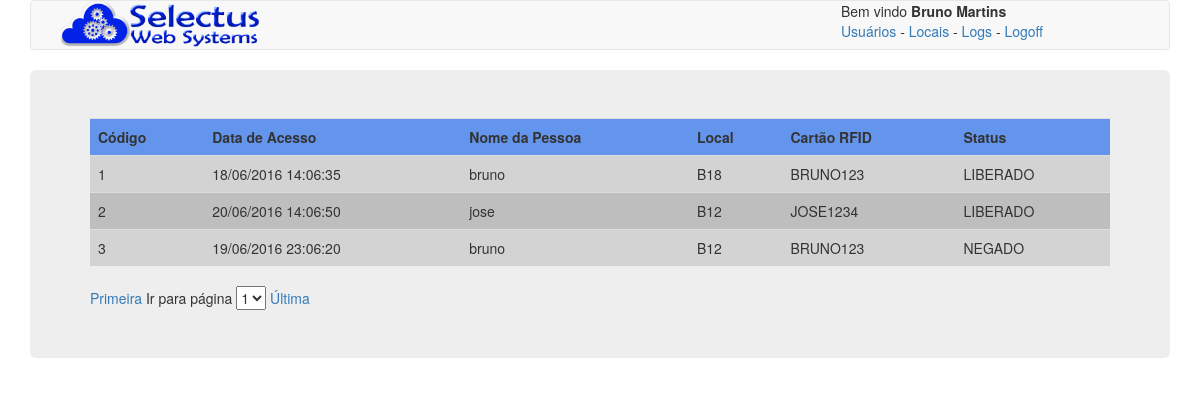
The page /index.php?pag=14 (signed in) on the database its author committed.
### tables this page shows
CREATE TABLE `logacesso` (
  `id` int(11) NOT NULL,
  `data_acesso` timestamp NOT NULL DEFAULT CURRENT_TIMESTAMP ON UPDATE CURRENT_TIMESTAMP,
  `pessoa` varchar(10) NOT NULL,
  `local` varchar(10) DEFAULT NULL,
  `tag` varchar(10) DEFAULT NULL,
  `situacao` varchar(25) DEFAULT NULL
);

### config/conexao.php (called while the page is built, shortened)
<?php
function busca($conexao, $query) {
    try {
        mysqli_set_charset($conexao, "utf8");
        return mysqli_query($conexao, $query);
    } catch (Exception $e) {
        desconecta($conexao);
        return NULL;
    }
}
?>

### logs.php (the view, shortened to what this page needs)
<div class="container">
    <div class="row">
        <table class="table">
            <tbody><tr  style="background-color:#6495ED;">
                    <th>Código</th>
                    <th>Data de Acesso</th>
                    <th>Nome da Pessoa</th>
                    <th>Local</th>
                    <th>Cartão RFID</th>
                    <th>Status</th>
                </tr>
                <?php
                $conexao = conecta();
                $tipoUser = $_SESSION['tipoLogado'];
                if ($tipoUser == 1)
                    $resultado = busca($conexao, "SELECT * from logacesso");
                $total = mysqli_num_rows($resultado);
                $qtdPorPagina = 20;
                $paginas = ceil($total / $qtdPorPagina);
                $pagAtual = isset($_GET['list']) ? $_GET['list'] : 1;
                $i = 0;
                $cor1 = "#D3D3D3;";
                $cor2 = "#BEBEBE;";
                while ($linha = mysqli_fetch_array($resultado)) {
                    ?>
                    <tr style="background-color:<?= $i % 2 == 0 ? $cor1 : $cor2; ?>">
                        <td><?= $linha['id']; ?></td>
                        <td><?= date('d/m/Y H:m:s', strtotime($linha['data_acesso'])); ?></td>
                        <td><?= $linha['pessoa']; ?></td>
                        <td><?= $linha['local']; ?></td>
                        <td><?= $linha['tag']; ?></td>
                        <td><?= $linha['situacao']; ?></td>
                    </tr>
                    <?php
                    $i++;
                }
                ?>
            </tbody>
        </table>
        <?php
        echo "<a href='index.php?pag=14&list=1'>Primeira</a> ";
        $select = " <select name='selecao_lista' id='selecao_lista' onchange=\"direcionar()\">";
        for ($x = 1; $x <= $paginas; $x++) {
            if ($x != $pagAtual)
                $select .="<option value='$x'>$x</option>";
            else
                $select .="<option value='$x' selected >$x</option>";
        }
        $select .="</select>";
        echo "Ir para página " . $select;
        echo " <a href='index.php?pag=14&list=$paginas'>Última</a> ";
        ?>
    </div>
</div>

### rows shown on the page
logacesso: id "1", data_acesso "18/06/2016 14:06:35", pessoa "bruno", local "B18", tag "BRUNO123", situacao "LIBERADO"
logacesso: id "2", data_acesso "20/06/2016 14:06:50", pessoa "jose", local "B12", tag "JOSE1234", situacao "LIBERADO"
logacesso: id "3", data_acesso "19/06/2016 23:06:20", pessoa "bruno", local "B12", tag "BRUNO123", situacao "NEGADO"

### other values the page prints
$_SESSION['nomeLogado'] "Bruno Martins"
form field selecao_lista "1"
